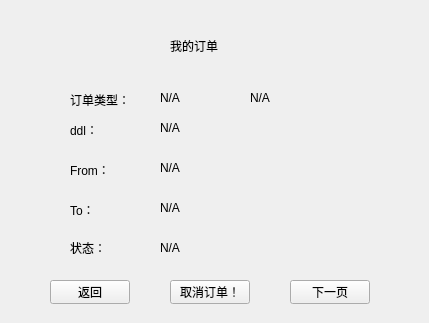
<?xml version="1.0" encoding="UTF-8"?>
<ui version="4.0">
 <class>Order_Page</class>
 <widget class="QWidget" name="Order_Page">
  <property name="geometry">
   <rect>
    <x>0</x>
    <y>0</y>
    <width>429</width>
    <height>323</height>
   </rect>
  </property>
  <property name="windowTitle">
   <string>Form</string>
  </property>
  <widget class="QLabel" name="label_Myorder">
   <property name="geometry">
    <rect>
     <x>170</x>
     <y>30</y>
     <width>121</width>
     <height>31</height>
    </rect>
   </property>
   <property name="text">
    <string>我的订单</string>
   </property>
  </widget>
  <widget class="QPushButton" name="pushButton">
   <property name="geometry">
    <rect>
     <x>50</x>
     <y>280</y>
     <width>80</width>
     <height>24</height>
    </rect>
   </property>
   <property name="text">
    <string>返回</string>
   </property>
  </widget>
  <widget class="QLabel" name="label">
   <property name="geometry">
    <rect>
     <x>70</x>
     <y>90</y>
     <width>69</width>
     <height>19</height>
    </rect>
   </property>
   <property name="text">
    <string>订单类型：</string>
   </property>
  </widget>
  <widget class="QLabel" name="label_2">
   <property name="geometry">
    <rect>
     <x>70</x>
     <y>120</y>
     <width>69</width>
     <height>19</height>
    </rect>
   </property>
   <property name="text">
    <string>ddl：</string>
   </property>
  </widget>
  <widget class="QLabel" name="label_3">
   <property name="geometry">
    <rect>
     <x>70</x>
     <y>160</y>
     <width>69</width>
     <height>19</height>
    </rect>
   </property>
   <property name="text">
    <string>From：</string>
   </property>
  </widget>
  <widget class="QLabel" name="label_4">
   <property name="geometry">
    <rect>
     <x>70</x>
     <y>200</y>
     <width>69</width>
     <height>19</height>
    </rect>
   </property>
   <property name="text">
    <string>To：</string>
   </property>
  </widget>
  <widget class="QLabel" name="label_overalltype">
   <property name="geometry">
    <rect>
     <x>160</x>
     <y>90</y>
     <width>54</width>
     <height>16</height>
    </rect>
   </property>
   <property name="text">
    <string>N/A</string>
   </property>
  </widget>
  <widget class="QLabel" name="label_detailtype">
   <property name="geometry">
    <rect>
     <x>250</x>
     <y>90</y>
     <width>54</width>
     <height>16</height>
    </rect>
   </property>
   <property name="text">
    <string>N/A</string>
   </property>
  </widget>
  <widget class="QLabel" name="label_ddl">
   <property name="geometry">
    <rect>
     <x>160</x>
     <y>120</y>
     <width>54</width>
     <height>16</height>
    </rect>
   </property>
   <property name="text">
    <string>N/A</string>
   </property>
  </widget>
  <widget class="QLabel" name="label_8">
   <property name="geometry">
    <rect>
     <x>70</x>
     <y>240</y>
     <width>54</width>
     <height>16</height>
    </rect>
   </property>
   <property name="text">
    <string>状态：</string>
   </property>
  </widget>
  <widget class="QLabel" name="label_From">
   <property name="geometry">
    <rect>
     <x>160</x>
     <y>160</y>
     <width>221</width>
     <height>16</height>
    </rect>
   </property>
   <property name="text">
    <string>N/A</string>
   </property>
  </widget>
  <widget class="QLabel" name="label_To">
   <property name="geometry">
    <rect>
     <x>160</x>
     <y>200</y>
     <width>231</width>
     <height>16</height>
    </rect>
   </property>
   <property name="text">
    <string>N/A</string>
   </property>
  </widget>
  <widget class="QLabel" name="label_Situa">
   <property name="geometry">
    <rect>
     <x>160</x>
     <y>240</y>
     <width>231</width>
     <height>16</height>
    </rect>
   </property>
   <property name="text">
    <string>N/A</string>
   </property>
  </widget>
  <widget class="QPushButton" name="pushButton_2">
   <property name="geometry">
    <rect>
     <x>290</x>
     <y>280</y>
     <width>80</width>
     <height>24</height>
    </rect>
   </property>
   <property name="text">
    <string>下一页</string>
   </property>
  </widget>
  <widget class="QPushButton" name="pushButton_3">
   <property name="geometry">
    <rect>
     <x>170</x>
     <y>280</y>
     <width>80</width>
     <height>24</height>
    </rect>
   </property>
   <property name="text">
    <string>取消订单！</string>
   </property>
  </widget>
 </widget>
 <resources/>
 <connections/>
</ui>
